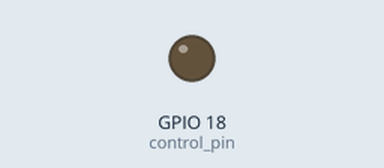
Recording of a program running on a simulated Raspberry Pi (BCM pin numbers). On the bench: output pins drawn as LEDs (lit = HIGH).

Above: at 2.5 s.
At 6.0 s:
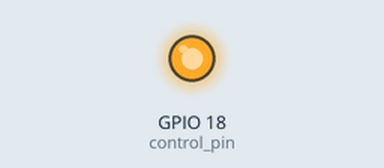
Timing chart, 0 to 9.1 s (numbered marks = the images above):
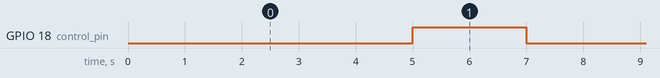

The program:

led.py
```python
import RPi.GPIO as GPIO
import time

GPIO.setmode(GPIO.BCM)
control_pin = 18
GPIO.setup(control_pin, GPIO.OUT)

try:
    while True:
        GPIO.output(control_pin, False)
        time.sleep(5)
        GPIO.output(control_pin, True)
        time.sleep(2)

finally:
    print("Cleaning up")
    GPIO.cleanup()
```

Measured:
- by itself, GPIO 18 (control_pin): alternates HIGH for 2.0 s and LOW for 5.0 s
